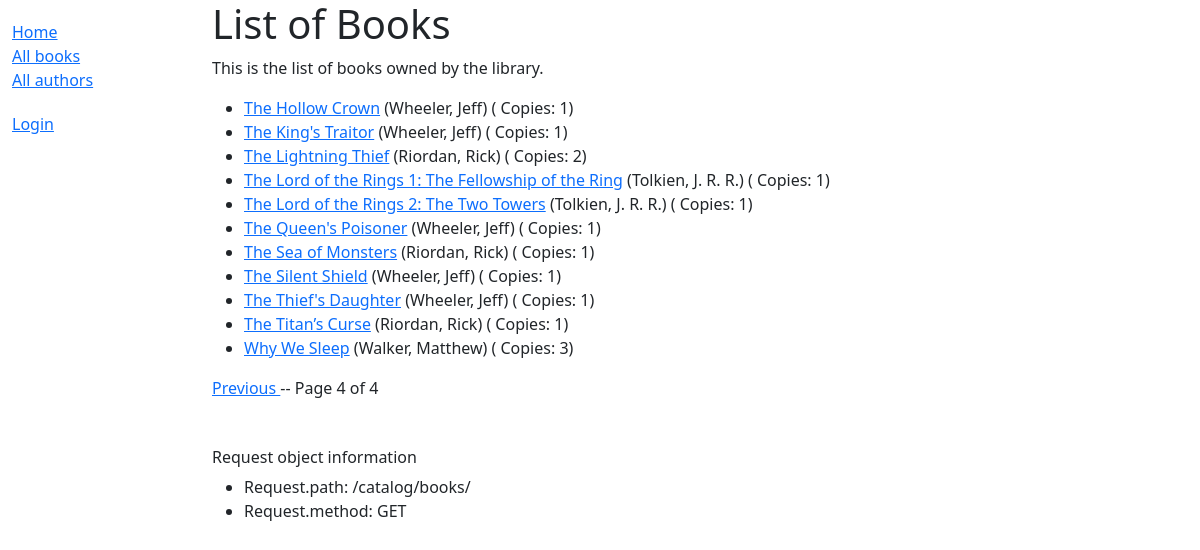
/catalog/books/?page=4, run on an earlier commit of the app's database.
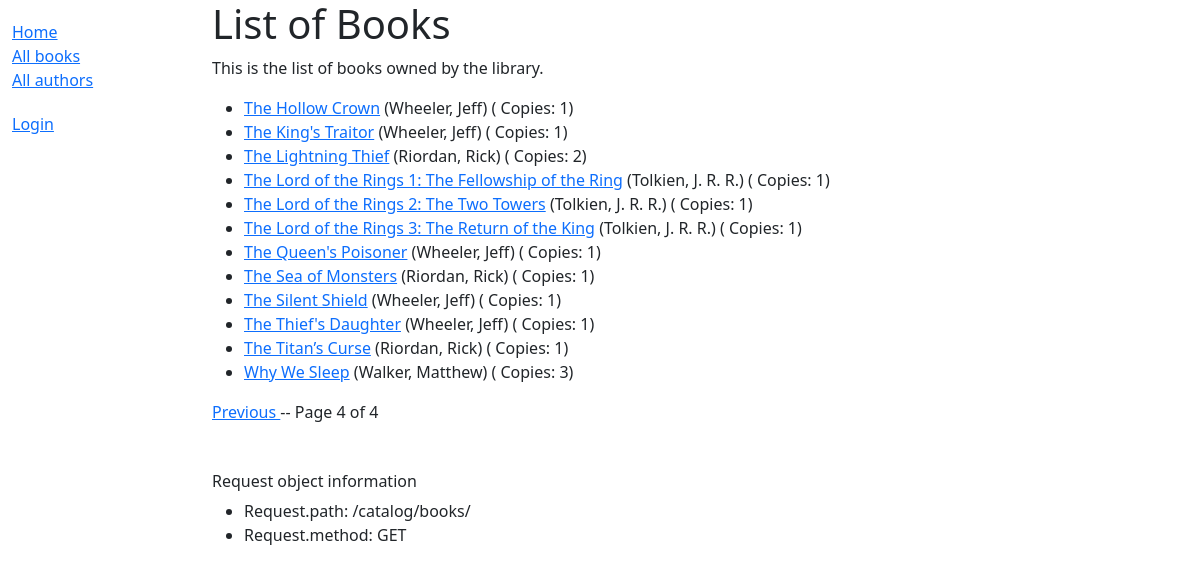
And on a later commit of the database.
### catalog/models.py (models this page shows, shortened)
class Book(models.Model):
    title = models.CharField(max_length=200)
    author = models.ForeignKey('Author', on_delete=models.RESTRICT, null=True)
    summary = models.TextField(
        max_length=1000,
        help_text="Enter a brief description of the book",
    )
    isbn = models.CharField(
        'ISBN',
        max_length=13,
        unique=True,
        help_text='13 Character <a href="https://www.isbn-international.org/'
                  'content/what-isbn">ISBN number</a>',
    )
    genre = models.ManyToManyField(
        Genre,
        help_text="Select a genre for this book",
    )   # each genre can have many books and a book can have multiple genres
    def display_genre(self):
        """Create a string for the Genre. Required to display in Admin."""
        return '; '.join(genre.name for genre in self.genre.all()[:3])
    display_genre.short_description = 'Genre'
    language = models.ForeignKey(
        Language, on_delete=models.SET_NULL, null=True
    )
    def get_absolute_url(self):
        return reverse('catalog:book-detail', args=[str(self.id)])
    class Meta:
        ordering = ['title', 'author']

class Author(models.Model):
    first_name = models.CharField(max_length=100)
    last_name = models.CharField(max_length=100)
    date_of_birth = models.DateField(null=True, blank=True)
    date_of_death = models.DateField('died', null=True, blank=True)
    class Meta:
        ordering = ['last_name', 'first_name']
    def __str__(self) -> str:
        return f'{self.last_name}, {self.first_name}'

### catalog/views.py (the view)
# urls.py: path('books/', views.BookListView.as_view(), name='books'),
class BookListView(generic.ListView):
    model = Book
    paginate_by = 15
    def get_context_data(self, **kwargs: Any) -> dict[str, Any]:
        context = super().get_context_data(**kwargs)
        context['some_data'] = 'Some other data'
        return context

### catalog/templates/catalog/book_list.html (shortened to what this page needs)
{% extends 'base_generic.html' %}
{% block content %}
    <h1>List of Books</h1>
    <p>
        This is the list of books owned by the library.
    </p>
    {% if object_list %}
        <ul>
            {% for book in object_list %}
                <li>
                    <a href="{{ book.get_absolute_url }}">{{ book.title }}</a>
                    ({{ book.author }}) ( Copies: {{ book.bookinstance_set.count }})
                </li>
            {% endfor %}
        </ul>
    {% else %}
        <p>There are not books in the library.</p>
    {% endif %}
{% endblock %}

What changed in the data, as far as the page shows it:
added Book: title "The Lord of the Rings 3: The Return of the King", author "Tolkien, J. R. R.", bookinstance_set.count "1"
